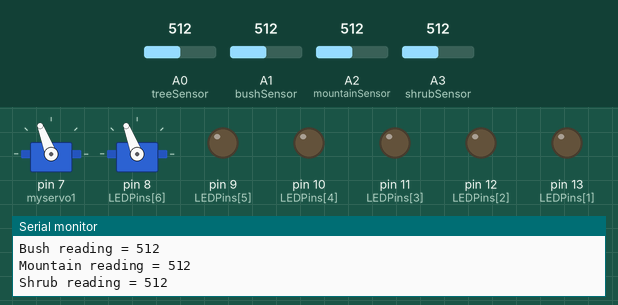
Recording of a sketch running on a simulated Arduino Uno, built with avr-gcc and run on an emulated ATmega328P. On the bench: 2 × servo, output pins drawn as LEDs (lit = HIGH), the last lines printed to the serial monitor. Dashed ring = blinking. The inputs (shaded band) are chosen by the test bench; at power-on: A0 (treeSensor) = 512, A1 (bushSensor) = 512, A2 (mountainSensor) = 512, A3 (shrubSensor) = 512. Pins used as bus, display or sensor lines are not drawn.

Above: at 2.3 s.
2.4 s: A0 (treeSensor) set to 65
At 2.7 s:
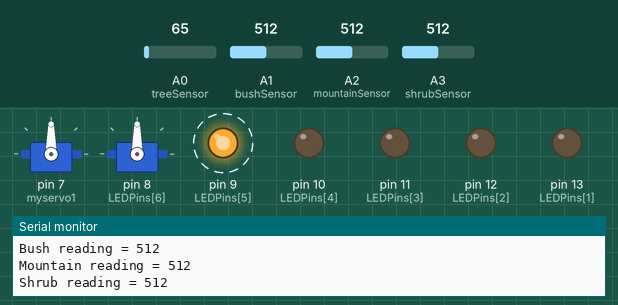
5.9 s: A0 (treeSensor) set to 56
At 8.25 s:
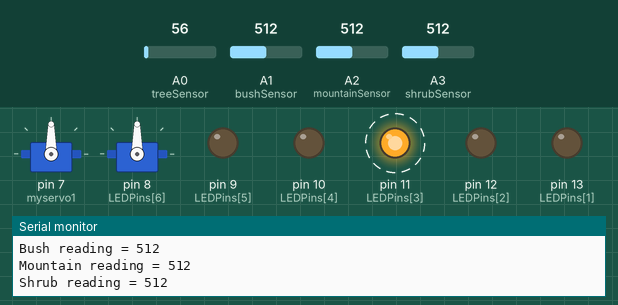
10.9 s: A1 (bushSensor) set to 50
At 12.05 s:
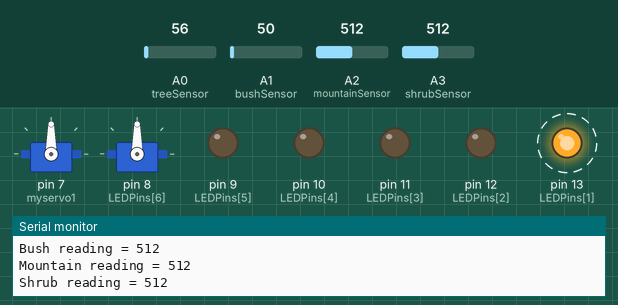
14.4 s: A2 (mountainSensor) set to 67
17.9 s: A2 (mountainSensor) set to 56
At 21.3 s:
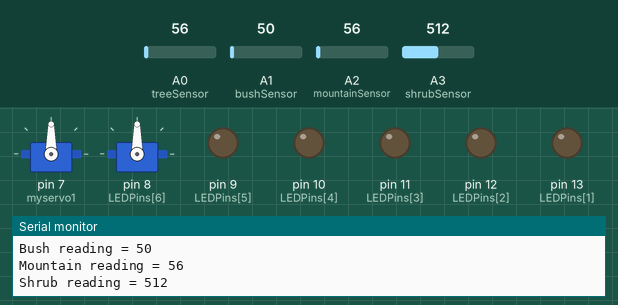
21.4 s: A3 (shrubSensor) set to 50
Timing chart, 0 to 25.9 s (numbered marks = the images above; inputs shaded):
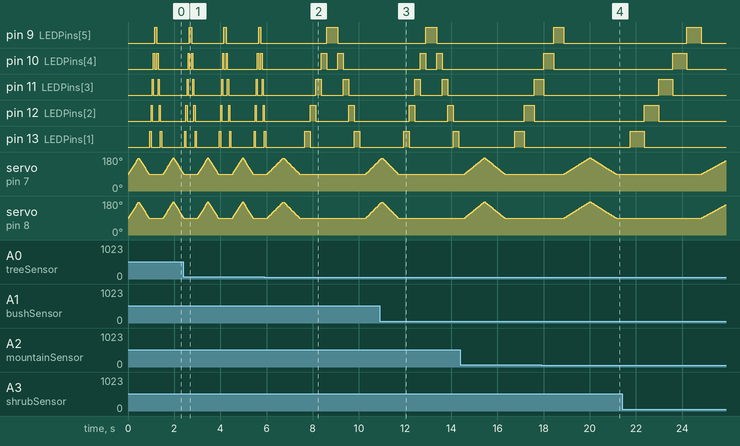

The sketch:

servo_lights.ino
```cpp
#include <Servo.h>

Servo myservo1;  // create servo object to control a servo
Servo myservo2;  // create servo object to control a servo
// twelve servo objects can be created on most boards

const int treeSensor = A0;
const int bushSensor = A1;
const int mountainSensor = A2;
const int shrubSensor = A3;
int LEDPins[] = {14, 13, 12, 11, 10, 9, 8};
int countOFpin = 6; //number of pins

int pos = 0;    // variable to store the servo position

void setup() {
  Serial.begin(9600);
  myservo1.attach(7);  // attaches the servo on pin 9 to the servo object
  myservo2.attach(8);  // attaches the servo on pin 8 to the servo object
  pinMode(treeSensor,INPUT);
  pinMode(bushSensor,INPUT);

  for (int PIN = 0; PIN < countOFpin; PIN = PIN + 1){
    pinMode(LEDPins[PIN], OUTPUT);  //initialize LED pins as output
  }
}

void loop() {
  int count = inPlace();
  moveServo(count);
  lights(count);
}

void moveServo(int objCount) {
  int wingSpeed = map(objCount, 0,4,15,5);
  for (pos = 90; pos <= 175; pos += 1) { // goes from 0 degrees to 85 degrees
    // in steps of 1 degree
    myservo1.write(pos);              // tell servo to go to position in variable 'pos'
    myservo2.write(pos);
    delay(wingSpeed);                       // waits 15ms for the servo to reach the position
  }
  for (pos = 175; pos >= 90; pos -= 1) { // goes from 85 degrees to 0 degrees
    myservo1.write(pos);              // tell servo to go to position in variable 'pos'
    myservo2.write(pos);
    delay(wingSpeed);                       // waits 15ms for the servo to reach the position
  }
}

void lights(int objCount){
  int lightSpeed = map(objCount,0,4,800,50);
  if(lightSpeed <= 400){
    for (int PIN = 0; PIN < countOFpin; PIN++) {  //FAST blink from lowest pin to highest
      digitalWrite(LEDPins[PIN], HIGH);
      delay(lightSpeed);
      digitalWrite(LEDPins[PIN], LOW);
    }
    for (int PIN = countOFpin - 1; PIN >= 0; PIN--)  { //FAST blink from highest pin to lowest
      digitalWrite(LEDPins[PIN], HIGH);
      delay(lightSpeed);
      digitalWrite(LEDPins[PIN], LOW);
    }
  }
  else{
    for (int PIN = 0; PIN < countOFpin; PIN++) {  //FAST blink from lowest pin to highest
      digitalWrite(LEDPins[PIN], HIGH);
      delay(lightSpeed);
      digitalWrite(LEDPins[PIN], LOW);
    }
  }
}

int inPlace(){
  int count = 0;
  int tree = analogRead(treeSensor);
  Serial.print("\nTree reading = ");
  Serial.print(tree);
  int bush = analogRead(bushSensor);
  Serial.print("\nBush reading = ");
  Serial.print(bush);
  int mountain = analogRead(mountainSensor);
  Serial.print("\nMountain reading = ");
  Serial.print(mountain);
  int shrub = analogRead(shrubSensor);
  Serial.print("\nShrub reading = ");
  Serial.print(shrub);
  if (tree >= 60){
    count++;
  }
  if (bush >= 60){
    count++;
  }
  if (mountain >= 60){
    count++;
  }
  if (shrub >= 60){
    count++;
  }
  return count;
}
```

Measured:
- the behaviour switches between 60 and 59 on A0 (treeSensor) (found by bisection; images 1 and 2)
- the behaviour switches between 60 and 59 on A2 (mountainSensor) (found by bisection; images 3 and 4)
- after the input at 17.9 s, pin 13 (LEDPins[1]): stays LOW (without the input it goes to HIGH after 3.1 s)
- by itself, pin 10 (LEDPins[4]): alternates HIGH for 0.24 s and LOW for 0.48 s, 4 changes in all, then stays LOW
- by itself, pin 11 (LEDPins[3]): alternates HIGH for 0.24 s and LOW for 0.95 s
- by itself, pin 13 (LEDPins[1]): repeats every 1.9 s: LOW 1.7 s, HIGH 0.24 s
